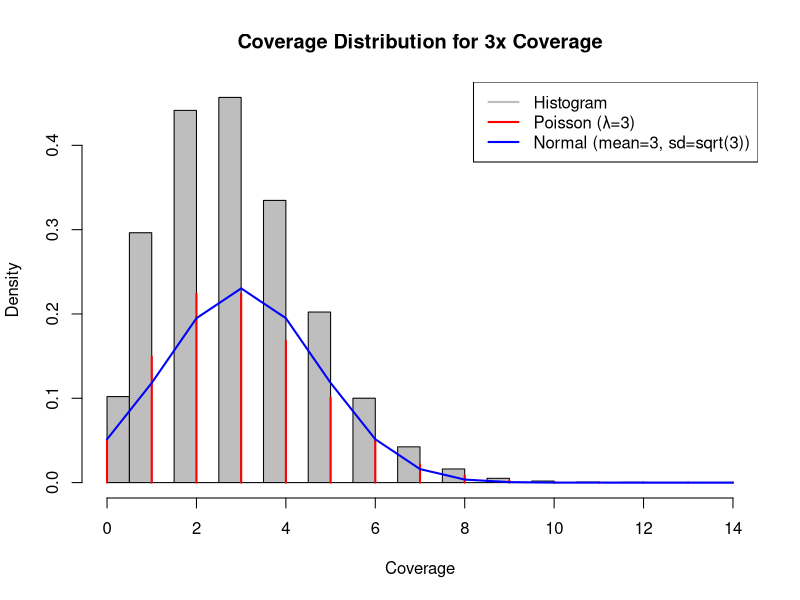

Here is the R script that generated this plot:


genome_coverage <- scan("genome_coverage.txt")

coverage_hist <- hist(genome_coverage, breaks = 50, plot = FALSE)

hist(genome_coverage, breaks = 50, probability = TRUE, 
     main = "Coverage Distribution for 3x Coverage",
     xlab = "Coverage", ylab = "Density", col = "gray", border = "black")

lambda <- 3
x_vals <- 0:max(coverage_hist$breaks)
poisson_probs <- dpois(x_vals, lambda)
lines(x_vals, poisson_probs, type = "h", col = "red", lwd = 2)

# Overlay Normal distribution with mean = 3 and std. dev. = sqrt(3)
mean_val <- 3
std_dev <- sqrt(3)
normal_probs <- dnorm(x_vals, mean = mean_val, sd = std_dev)
lines(x_vals, normal_probs, col = "blue", lwd = 2)

# Add legend
legend("topright", legend = c("Histogram", "Poisson (λ=3)", "Normal (mean=3, sd=sqrt(3))"), 
       col = c("gray", "red", "blue"), lwd = 2)

png("ex1_3x_cov.png")
dev.off()

zero_coverage_count <- sum(genome_coverage == 0)
total_bases <- length(genome_coverage)
percentage_unsequenced <- (zero_coverage_count / total_bases) * 100
print(percentage_unsequenced)
